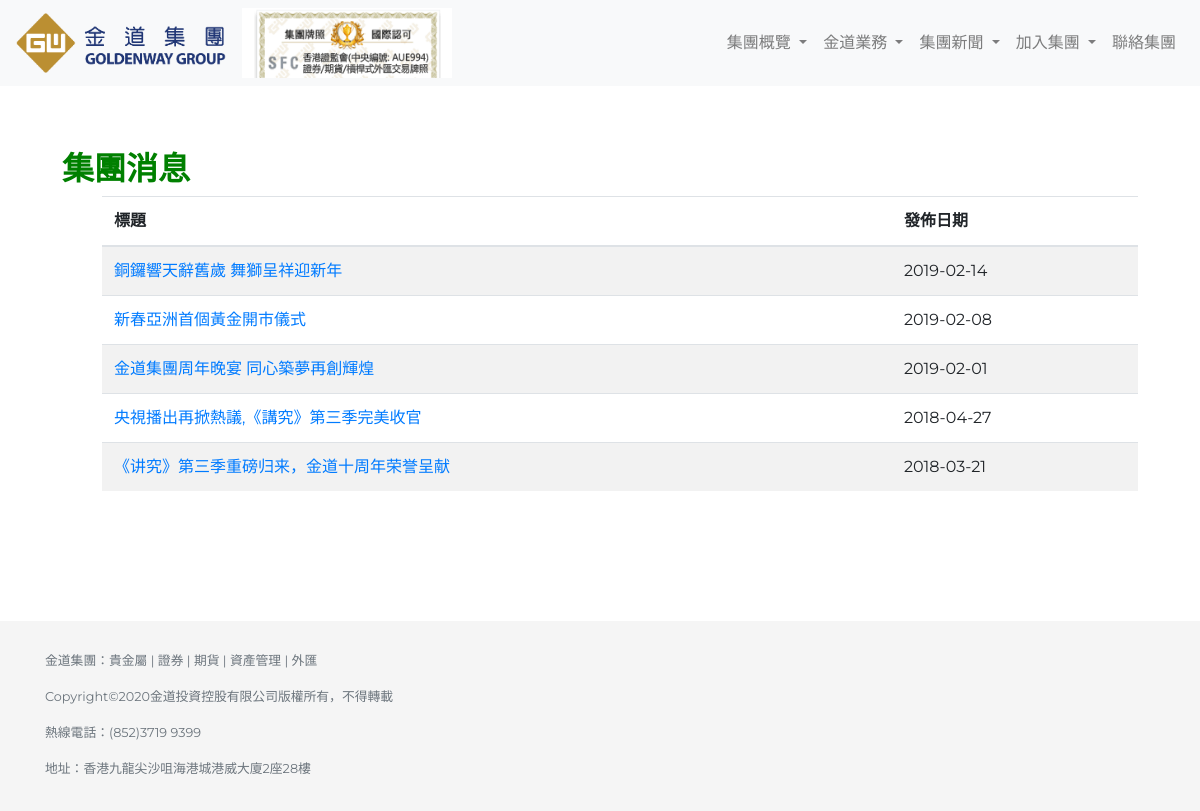
The page /companyNews on the database its author committed.
### GWHK/models.py (models this page shows, shortened)
class companyNews(models.Model):
    title = models.CharField(max_length=100, blank=True, null=True)
    content = models.TextField()
    published_date = models.DateField()
    image = models.ImageField()
    class Meta:
        ordering = ['-published_date']

### GWHK/views.py (the view)
# urls.py: path('companyNews', views.companyNewsList.as_view(), name='companyNewsList'),
class companyNewsList(ListView):
	model = companyNews
	paginate_by = 10

### templates/GWHK/companynews_list.html
{% extends 'GWHK/base.html' %}
{% block content %}
<h2>集團消息</h2>
<ol>
    <table class="table table-striped" data-toggle="table" data-pagination="true" style="width:100%">
        <thead>
            <tr>
                <th>標題</th>
                <th>發佈日期</th>
            </tr>
        <tbody>
            {% for comnews in companynews_list %}
            <tr>
                <td><a href="{% url 'companyNewsDetail' pk=comnews.pk %}">{{ comnews.title }}</a></td>
                <td>{{ comnews.published_date | date:"Y-m-d" }}</td>
            </tr>
            {% endfor %}
        </tbody>
        </thead>
    </table>
</ol>
{% endblock %}

### static/css/style.css (style rules this page uses)
* { font-family: 'Montserrat', sans-serif; }
html { position: relative; min-height: 100%; }
body { padding-bottom: 3rem; background-image: url(https://www.gwghk.com/tw/images/bg_img.jpg); margin-bottom: 160px !important; }
div > h2 { color: green; font-weight: bold; }

### rows shown on the page
companyNews: title "銅鑼響天辭舊歲 舞獅呈祥迎新年", published_date "2019-02-14"
companyNews: title "新春亞洲首個黃金開市儀式", published_date "2019-02-08"
companyNews: title "金道集團周年晚宴 同心築夢再創輝煌", published_date "2019-02-01"
companyNews: title "央視播出再掀熱議,《講究》第三季完美收官", published_date "2018-04-27"
companyNews: title "《讲究》第三季重磅归来，金道十周年荣誉呈献", published_date "2018-03-21"
